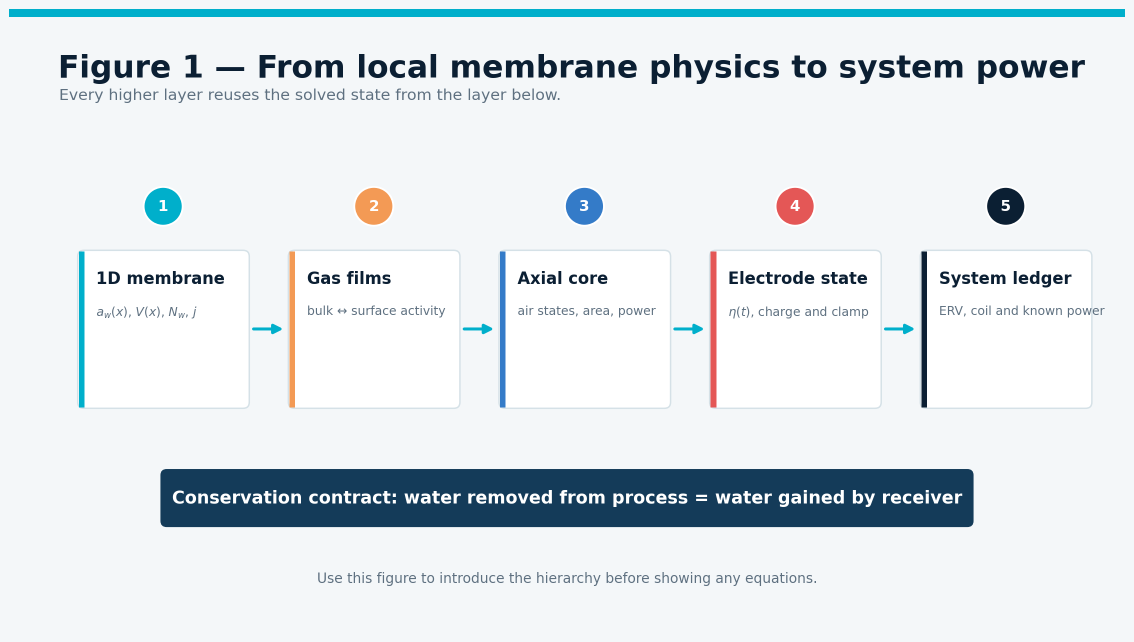
#> input picture deliverables/current/2026-09-03_handoff_v1/figures/model_review/01_model_hierarchy.png, 2268 x 1283 px (shown at 1/2 size); its folder holds only this picture in this run
$ python build_peer_review_figures.py
#> lines starting #> are read from the running program, lines starting #| are printed output that depends on the picture
#!/usr/bin/env python3
from pathlib import Path
import matplotlib.pyplot as plt
from matplotlib.patches import FancyBboxPatch, Rectangle, Circle, FancyArrowPatch
import numpy as np

OUT = Path('deliverables/current/2026-09-03_handoff_v1/figures/model_review')
OUT.mkdir(parents=True, exist_ok=True)

NAVY = '#0B1F33'; NAVY2 = '#143B59'; INK = '#142635'; MUTED = '#5E7080'
CYAN = '#00AFCB'; TEAL = '#00B9A8'; BLUE = '#347BC8'; ORANGE = '#F39A55'; RED = '#E45756'
WHITE = '#FFFFFF'; BG = '#F4F7F9'; LINE = '#D5E1E7'; LIGHT = '#EAF1F4'
PALE_BLUE = '#E6F0FA'; PALE_TEAL = '#E2F5F2'; PALE_ORANGE = '#FFF0E2'; PALE_RED = '#FCE9E8'

plt.rcParams.update({'font.family':'DejaVu Sans','font.size':12,'axes.titlesize':22,'figure.dpi':150})

def canvas(title, subtitle=''):
    fig, ax = plt.subplots(figsize=(16,9), facecolor=BG)
    ax.set_xlim(0,16); ax.set_ylim(0,9); ax.axis('off')
    ax.add_patch(Rectangle((0,8.88),16,.12,color=CYAN,lw=0))
    ax.text(.7,8.35,title,fontsize=25,fontweight='bold',color=NAVY,va='top')
    if subtitle: ax.text(.72,7.85,subtitle,fontsize=12.5,color=MUTED,va='top')
    return fig, ax

def box(ax,x,y,w,h,title,body='',accent=CYAN,fill=WHITE,title_size=14,body_size=11):
    ax.add_patch(FancyBboxPatch((x,y),w,h,boxstyle='round,pad=0.015,rounding_size=.09',fc=fill,ec=LINE,lw=1.2))
    ax.add_patch(Rectangle((x,y),.08,h,color=accent,lw=0))
    ax.text(x+.25,y+h-.28,title,fontsize=title_size,fontweight='bold',color=NAVY,va='top')
    if body: ax.text(x+.25,y+h-.78,body,fontsize=body_size,color=MUTED,va='top',linespacing=1.35)

def arrow(ax,x1,y1,x2,y2,color=CYAN,lw=2.2,style='-|>'):
    ax.add_patch(FancyArrowPatch((x1,y1),(x2,y2),arrowstyle=style,mutation_scale=15,lw=lw,color=color))

def save(fig,name):
    fig.savefig(OUT/f'{name}.png',dpi=180,bbox_inches='tight',facecolor=fig.get_facecolor())
    fig.savefig(OUT/f'{name}.svg',bbox_inches='tight',facecolor=fig.get_facecolor())
    plt.close(fig)

# 1. Model hierarchy
fig,ax=canvas('Figure 1 — From local membrane physics to system power',
              'Every higher layer reuses the solved state from the layer below.')
layers=[
 ('1D membrane','$a_w(x)$, $V(x)$, $N_w$, $j$',CYAN),
 ('Gas films','bulk ↔ surface activity',ORANGE),
 ('Axial core','air states, area, power',BLUE),
 ('Electrode state','$\eta(t)$, charge and clamp',RED),
 ('System ledger','ERV, coil and known power',NAVY)
]
for i,(t,b,c) in enumerate(layers):
    x=1.0+i*3.02
    box(ax,x,3.25,2.43,2.25,t,b,c,WHITE,13,9.8)
    ax.add_patch(Circle((x+1.21,6.15),.28,fc=c,ec=WHITE,lw=1.5))
    ax.text(x+1.21,6.15,str(i+1),color=WHITE,fontweight='bold',ha='center',va='center')
    if i<4: arrow(ax,x+2.47,4.38,x+2.97,4.38,CYAN,2.4)
ax.add_patch(FancyBboxPatch((2.2,1.55),11.6,.78,boxstyle='round,pad=.02,rounding_size=.08',fc=NAVY2,ec=NAVY2))
ax.text(8,1.94,'Conservation contract: water removed from process = water gained by receiver',
        color=WHITE,fontweight='bold',fontsize=14,ha='center',va='center')
ax.text(8,.72,'Use this figure to introduce the hierarchy before showing any equations.',ha='center',color=MUTED,fontsize=11)
save(fig,'01_model_hierarchy')

# 2. Local membrane control volume
fig,ax=canvas('Figure 2 — Local membrane control volume and boundary conditions',
              'Positive water flux and current are defined from process/source to receiver.')
ax.add_patch(FancyBboxPatch((4.2,2.45),7.6,2.55,boxstyle='round,pad=.02,rounding_size=.08',fc=PALE_TEAL,ec=TEAL,lw=1.5))
ax.text(8,4.72,'ACTIVE MEMBRANE  |  $x\in[0,L]$',ha='center',va='top',color=NAVY,fontweight='bold',fontsize=15)
ax.add_patch(FancyBboxPatch((1.05,2.45),2.35,2.55,boxstyle='round,pad=.02,rounding_size=.08',fc=PALE_BLUE,ec=BLUE,lw=1.3))
ax.add_patch(FancyBboxPatch((12.6,2.45),2.35,2.55,boxstyle='round,pad=.02,rounding_size=.08',fc=PALE_ORANGE,ec=ORANGE,lw=1.3))
ax.text(2.22,4.48,'PROCESS BULK',ha='center',fontweight='bold',color=BLUE)
ax.text(13.78,4.48,'RECEIVER BULK',ha='center',fontweight='bold',color=ORANGE)
ax.text(2.22,3.72,'$a_{s,bulk}$',ha='center',fontsize=18,color=NAVY)
ax.text(13.78,3.72,'$a_{r,bulk}$',ha='center',fontsize=18,color=NAVY)
arrow(ax,3.4,3.40,4.2,3.40,BLUE,2.4)
arrow(ax,11.8,3.40,12.6,3.40,ORANGE,2.4)
ax.text(3.80,3.66,'$K_s$',ha='center',color=BLUE,fontweight='bold')
ax.text(12.20,3.66,'$K_r$',ha='center',color=ORANGE,fontweight='bold')
ax.axvline(4.55,ymin=.27,ymax=.54,color=TEAL,lw=2); ax.axvline(11.45,ymin=.27,ymax=.54,color=TEAL,lw=2)
ax.text(4.56,2.12,'$a_{s,surf}$',ha='center',fontsize=15,color=NAVY)
ax.text(11.45,2.12,'$a_{r,surf}$',ha='center',fontsize=15,color=NAVY)
arrow(ax,5.1,3.48,10.9,3.48,CYAN,3.2)
ax.text(8,3.76,'positive $N_w$ and $j$',ha='center',color=CYAN,fontweight='bold')
ax.text(8,2.95,r'$N_w=n_d,j/F-D_w(a_w)S_w(a_w),da_w/dx$',ha='center',fontsize=18,color=NAVY)
ax.text(8,1.35,r'$N_w=K_s(a_{s,bulk}-a_{s,surf})=K_r(a_{r,surf}-a_{r,bulk})$',ha='center',fontsize=16,color=NAVY)
ax.add_patch(FancyBboxPatch((4.15,.48),7.7,.52,boxstyle='round,pad=.02,rounding_size=.06',fc=PALE_RED,ec=PALE_RED))
ax.text(8,.74,r'Admissibility: $0<a_{s,surf},a_{r,surf}<1$ and finite positive net flux',ha='center',va='center',color=RED,fontweight='bold')
save(fig,'02_local_membrane_control_volume')

# 3. Voltage solution algorithm
fig,ax=canvas('Figure 3 — Applied terminal voltage determines the current density',
              'The model does not independently prescribe voltage and current.')
steps=[
 ('Input','$V_{applied}$ and\nlocal air states',BLUE),
 ('Physical bracket','$j_{low}=0$; $j_{high}$\nfrom the film limit',ORANGE),
 ('Local solve','Solve $N_w$, surfaces\nand $V_{calc}$',CYAN),
 ('Bisection','Update the current bracket\nfrom the voltage residual',TEAL),
 ('Acceptance','Voltage residual and\nlocal gates pass',NAVY)
]
for i,(t,b,c) in enumerate(steps):
    x=.8+i*3.08
    box(ax,x,3.05,2.55,2.25,t,b,c,WHITE,13,9.8)
    if i<4: arrow(ax,x+2.58,4.18,x+3.02,4.18,CYAN,2.2)
ax.add_patch(FancyBboxPatch((3.45,1.44),9.1,.78,boxstyle='round,pad=.02,rounding_size=.08',fc=PALE_TEAL,ec=TEAL,lw=1.2))
ax.text(8,1.83,r'Converged state: $|V_{calc}-V_{applied}|\leq\epsilon_V$  →  report $j$, $N_w$, area and power',
        ha='center',va='center',fontsize=14,color=NAVY,fontweight='bold')
loop=FancyArrowPatch((11.6,2.95),(8.0,2.58),connectionstyle='arc3,rad=-.25',arrowstyle='-|>',mutation_scale=16,lw=2,color=TEAL)
ax.add_patch(loop); ax.text(10.05,2.32,'repeat until voltage closes',ha='center',color=TEAL,fontweight='bold',fontsize=11)
ax.text(8,.62,'Internal current search ceilings are numerical guards, not engineering acceptance limits.',ha='center',color=RED,fontweight='bold',fontsize=11.5)
save(fig,'03_voltage_to_current_algorithm')

# 4. Two integration paths
fig,ax=canvas('Figure 4 — Two core-integration paths answer different questions',
              'Do not compare areas unless material, geometry, receiver boundary and numerical basis are matched.')
box(ax,.8,1.45,7.0,5.55,'PATH A — COUPLED V12.1','',TEAL,PALE_TEAL,16,11)
box(ax,8.2,1.45,7.0,5.55,'PATH B — DIRECT ACTIVE-ERV SCREEN','',ORANGE,PALE_ORANGE,16,11)
left=[('Start','process inlet + conditioned receiver outlet'),('March','update both streams with same flux'),('Adapt','halve area step when end state fails'),('Finish','resolve exact target event and far-end residual')]
right=[('Construct','balanced process/receiver endpoints'),('Interpolate','bulk T and w over fixed segments'),('Size','solve each local state; $A_i=\dot n_i/N_i$'),('Audit','midpoints + n+1 physical boundaries')]
for col,data,c,x in [('L',left,TEAL,1.18),('R',right,ORANGE,8.58)]:
    for i,(t,b) in enumerate(data):
        y=5.85-i*1.02
        ax.add_patch(Circle((x+.28,y),.22,fc=c,ec=WHITE,lw=1))
        ax.text(x+.28,y,str(i+1),ha='center',va='center',color=WHITE,fontweight='bold',fontsize=10)
        ax.text(x+.72,y+.15,t,color=NAVY,fontweight='bold',fontsize=12,va='center')
        ax.text(x+.72,y-.19,b,color=MUTED,fontsize=10.5,va='center')
        if i<3: arrow(ax,x+.28,y-.28,x+.28,y-.73,c,1.7)
ax.add_patch(FancyBboxPatch((2.3,.48),11.4,.57,boxstyle='round,pad=.02,rounding_size=.07',fc=NAVY2,ec=NAVY2))
ax.text(8,.765,'Path A: target-reaching receiver sensitivity  |  Path B: fast architecture/material frontier screening',
        ha='center',va='center',color=WHITE,fontweight='bold',fontsize=12.2)
save(fig,'04_two_integration_paths')

# 5. Counter-current state evolution schematic
fig,ax=canvas('Figure 5 — Counter-current evolution changes the local driving force',
              'Schematic profiles; direction and shape are illustrative, not a simulated case.')
x=np.linspace(0,1,200)
wp=14.5-5.8*(x**.78)
wr=12.2-3.5*x**1.25  # plotted in process coordinate; receiver flows opposite
axp=fig.add_axes([.10,.25,.78,.48],facecolor=WHITE)
axp.plot(x,wp,color=BLUE,lw=3,label='Process humidity ratio')
axp.plot(x,wr,color=TEAL,lw=3,label='Receiver humidity ratio (process coordinate)')
axp.fill_between(x,wr,wp,where=wp>=wr,color=CYAN,alpha=.12,label='local humidity-ratio separation')
axp.set_xlim(0,1); axp.set_ylim(7.5,15.5); axp.grid(color=LINE,lw=.8)
axp.set_xlabel('Normalized position in process direction  x/Lcore',fontweight='bold',color=MUTED)
axp.set_ylabel('Humidity ratio  [g/kg dry air]',fontweight='bold',color=MUTED)
axp.spines[['top','right']].set_visible(False)
axp.legend(loc='upper center',ncol=3,frameon=False,fontsize=10)
axp.annotate('process flow',xy=(.98,14.9),xytext=(.70,14.9),arrowprops=dict(arrowstyle='-|>',color=BLUE,lw=2),color=BLUE,fontweight='bold')
axp.annotate('receiver flow',xy=(.02,8.4),xytext=(.30,8.4),arrowprops=dict(arrowstyle='-|>',color=TEAL,lw=2),color=TEAL,fontweight='bold',ha='right')
for xx in [.12,.32,.52,.72,.92]:
    yp=np.interp(xx,x,wp); yr=np.interp(xx,x,wr)
    axp.annotate('',xy=(xx,yr+.08),xytext=(xx,yp-.08),arrowprops=dict(arrowstyle='-|>',color=CYAN,lw=1.5))
save(fig,'05_countercurrent_state_evolution')
#> in save (call 5), `fig.savefig(OUT/f'{name}.png',dpi=180,bbox_inches='tight',facecolor=fi..`:
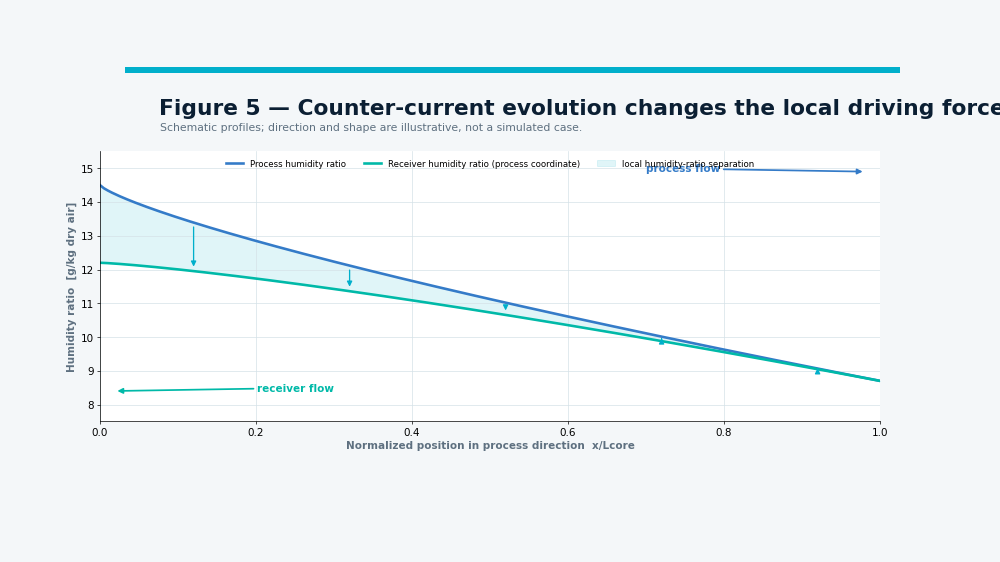
#> figure drawn by matplotlib, 2 panels; panel 2: curve peaks at x = 0, y = 14.5; panel 2: curve peaks at x = 0, y = 12.2

# 6. Verification / validation / closure
fig,ax=canvas('Figure 6 — Evidence ladder: verification is necessary but not sufficient',
              'A system claim is only as strong as the least-closed layer.')
levels=[
 ('1  Numerical verification','Equations implemented consistently\nResiduals, equivalence tests, step convergence',BLUE,PALE_BLUE),
 ('2  Component validation','Measured vapor flux, drag, ASR and films\nMatched donor/receiver balance',TEAL,PALE_TEAL),
 ('3  Subsystem validation','Active core, electrodes, fans and heat\nRepresentative boundary conditions',ORANGE,PALE_ORANGE),
 ('4  System closure','Receiver handling + heat rejection + controls\nComplete equal-service power ledger',RED,PALE_RED)
]
for i,(t,b,c,f) in enumerate(levels):
    x=1.1+i*.72; y=1.35+i*1.35; w=13.8-i*1.44
    ax.add_patch(FancyBboxPatch((x,y),w,1.05,boxstyle='round,pad=.02,rounding_size=.07',fc=f,ec=c,lw=1.2))
    ax.text(x+.32,y+.70,t,color=NAVY,fontweight='bold',fontsize=14,va='center')
    ax.text(x+4.45,y+.55,b,color=MUTED,fontsize=10.8,va='center',linespacing=1.25)
    if i<3: arrow(ax,8,y+1.08,8,y+1.30,c,1.8)
ax.text(8,.58,'V10 status: numerical verification passes; measured electrode/material response and dynamic system validation remain open.',ha='center',color=RED,fontweight='bold',fontsize=11.5)
save(fig,'06_evidence_ladder')
#> in save (call 6), `fig.savefig(OUT/f'{name}.png',dpi=180,bbox_inches='tight',facecolor=fi..`:
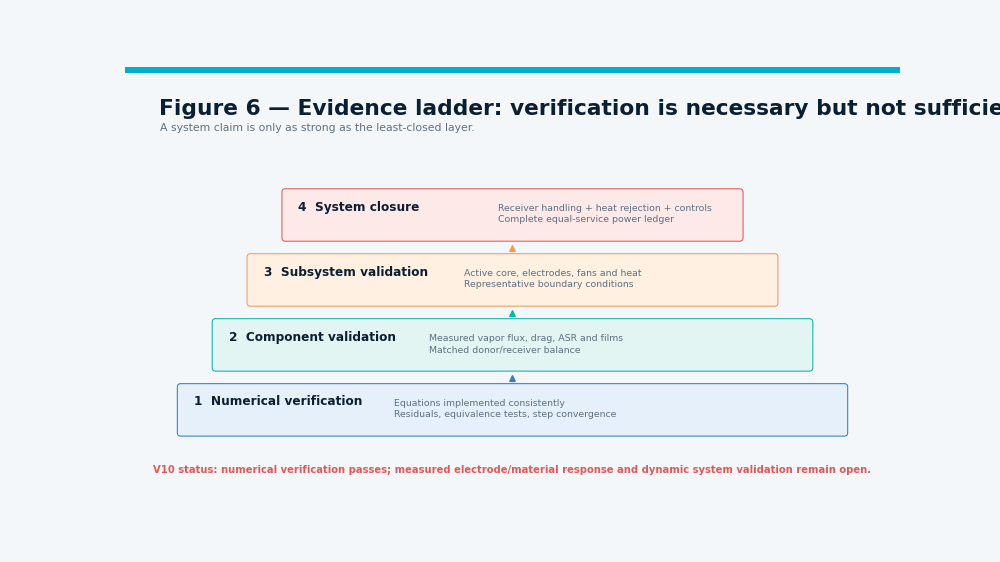
#> figure drawn by matplotlib, 1 panel

# 7. Electrode transient as a system boundary (block diagram, not a trend plot)
fig,ax=canvas('Figure 7 — The steady transport state is nested inside an electrode transient',
              'The time-domain replay converts local steady demand into charge accumulation and a terminal-voltage limit.')
box(ax,.70,3.00,3.15,2.35,'STEADY EO DEMAND',
    'Local air states + applied voltage\n→ solved $j_{cmd}$ and $N_w$\n→ required active area',CYAN,PALE_TEAL,12.5,10)
box(ax,4.45,3.00,3.15,2.35,'ELECTRODE STATE',
    '$C_{pair,A}\,d\eta/dt=j_{cmd}-j_F$\n\n$j_F=\eta/R_{leak,A}$',ORANGE,PALE_ORANGE,12.5,10.5)
box(ax,8.20,3.00,3.15,2.35,'TERMINAL CLAMP',
    '$V_{term}=V_{mem}+jR_{int,A}+\eta$\n\nThe clamp sets admissible $j$.',RED,PALE_RED,12.5,9.8)
box(ax,11.95,3.00,3.15,2.35,'DYNAMIC OUTPUT',
    'retained current\nretained EO flux\ncharge and energy audit',NAVY,LIGHT,12.5,10)
for x in [3.85,7.60,11.35]:
    arrow(ax,x,4.18,x+.60,4.18,CYAN,2.3)
arrow(ax,13.52,2.92,6.02,2.25,RED,2.0)
ax.text(9.75,2.10,'voltage saturation feeds back to the admissible current',
        ha='center',color=RED,fontweight='bold',fontsize=11)
ax.add_patch(FancyBboxPatch((1.35,.72),13.30,.76,boxstyle='round,pad=.02,rounding_size=.08',fc=NAVY2,ec=NAVY2))
ax.text(8,1.10,'Complete-cycle audit: a symmetric blocking cycle returns stored charge and transported water to their initial states.',
        ha='center',va='center',color=WHITE,fontweight='bold',fontsize=10.8)
ax.text(8,6.58,'Primary O30 replay at the original 0.025 V limit: 16.2% retained after 1 h; 0.68% over 24 h.',
        ha='center',color=NAVY,fontweight='bold',fontsize=11.8)
ax.text(8,6.18,'Separate optimistic 1.8 V upper bound: 98.5% after 1 h; 4.6% over 24 h — not a same-voltage replay.',
        ha='center',color=ORANGE,fontweight='bold',fontsize=11.2)
ax.text(8,5.78,'Measured Faradaic, pseudocapacitive or asymmetric behavior is required before assigning sustained-duty performance.',
        ha='center',color=RED,fontweight='bold',fontsize=10.8)
save(fig,'07_electrode_transient_boundary')
#> in save (call 7), `fig.savefig(OUT/f'{name}.png',dpi=180,bbox_inches='tight',facecolor=fi..`:
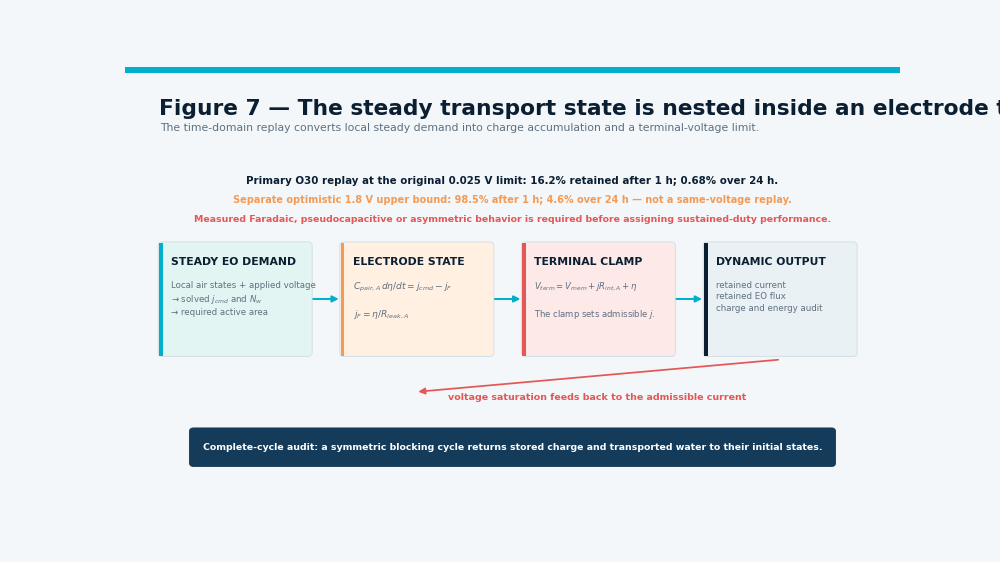
#> figure drawn by matplotlib, 1 panel

# Contact sheet
from PIL import Image, ImageDraw
files=sorted(f for f in OUT.glob('*.png') if f.name != 'contact_sheet.png')
thumbs=[]
for f in files:
    im=Image.open(f).convert('RGB'); im.thumbnail((560,315))
#> after `im.thumbnail((560, 315))`:
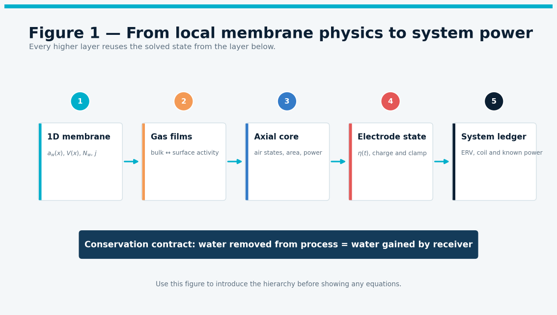
#> im: PIL image 557x315 RGB; mean R, G, B 222.7, 229.9, 234.1
    c=Image.new('RGB',(580,350),'white'); c.paste(im,((580-im.width)//2,8))
#> after `c.paste(im, ((580 - im.width) // 2, 8))`:
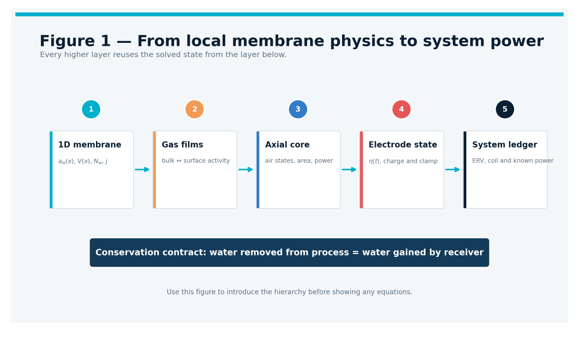
#> c: PIL image 580x350 RGB; mean R, G, B 227.1, 233.3, 237
    ImageDraw.Draw(c).text((10,330),f.stem,fill=INK)
    thumbs.append(c)
rows=(len(thumbs)+1)//2
#> rows = 1
sheet=Image.new('RGB',(1160,rows*350),(225,232,237))
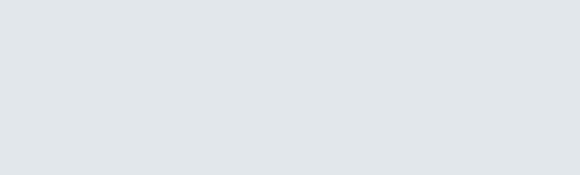
#> sheet: PIL image 1160x350 RGB (shown at 1/2 size); mean R, G, B 225, 232, 237
for i,t in enumerate(thumbs): sheet.paste(t,((i%2)*580,(i//2)*350))
#> this loop made 1 pass
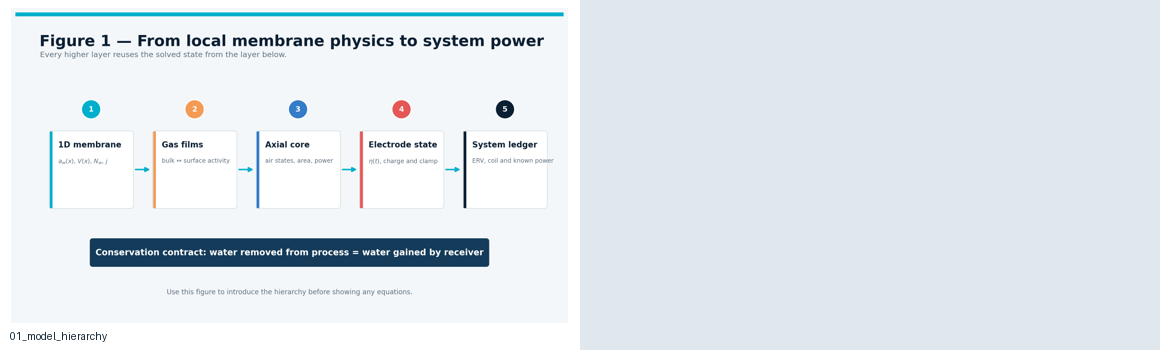
#> sheet: PIL image 1160x350 RGB; mean R, G, B 225.9, 232.6, 236.9
sheet.save(OUT/'contact_sheet.png')
print(f'Wrote {len(files)} figures plus contact sheet to {OUT}')

$ run again, on deliverables/current/2026-09-03_handoff_v1/figures/model_review/05_countercurrent_state_evolution.png
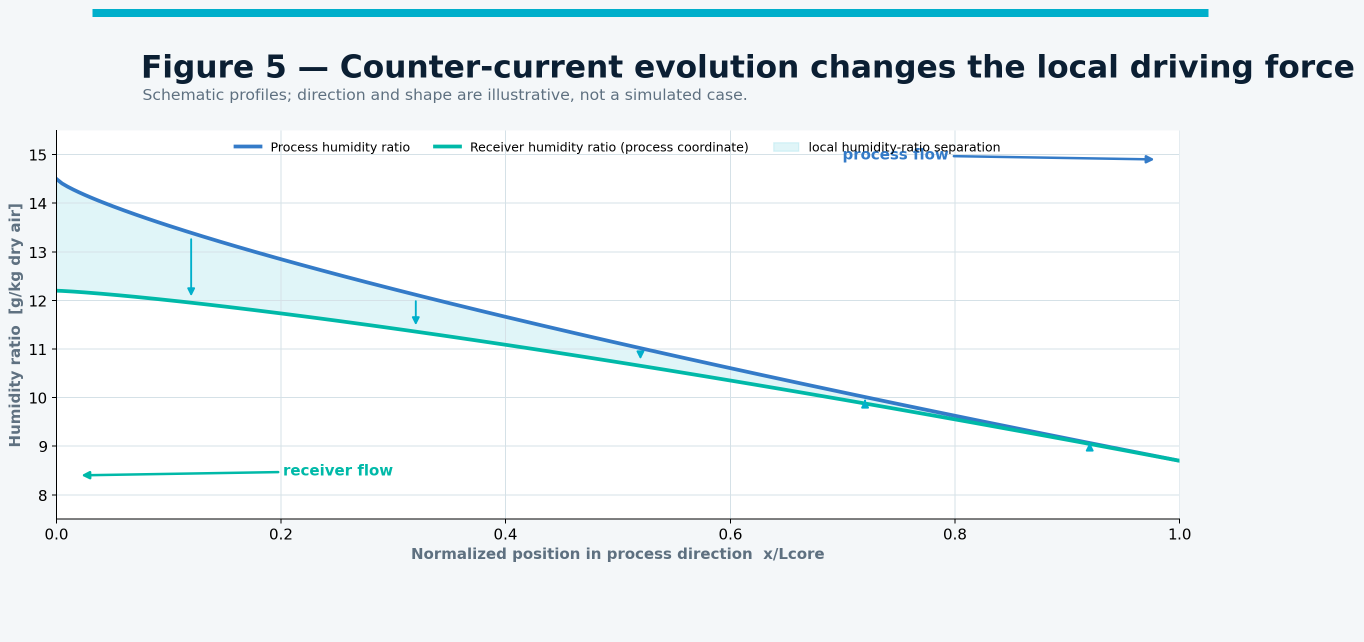
#> input picture deliverables/current/2026-09-03_handoff_v1/figures/model_review/05_countercurrent_state_evolution.png, 2728 x 1283 px (shown at 1/2 size)
#> im: PIL image 560x263 RGB
#> `c.paste(im, ((580 - im.width) // 2, 8))`:
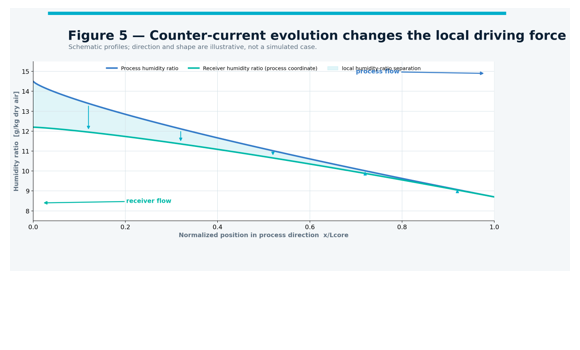
#> c: PIL image 580x350 RGB; mean R, G, B 242.5, 246.8, 248.3
#> rows = 1
#> the loop `for i,t in enumerate(thumbs): sheet.paste(t,((i%2)*580,(i//2)*350))` made 1 pass
#> after the loop `for i,t in enumerate(thumbs): sheet.paste(t,((i%2)*580,(i//2)*350))`:
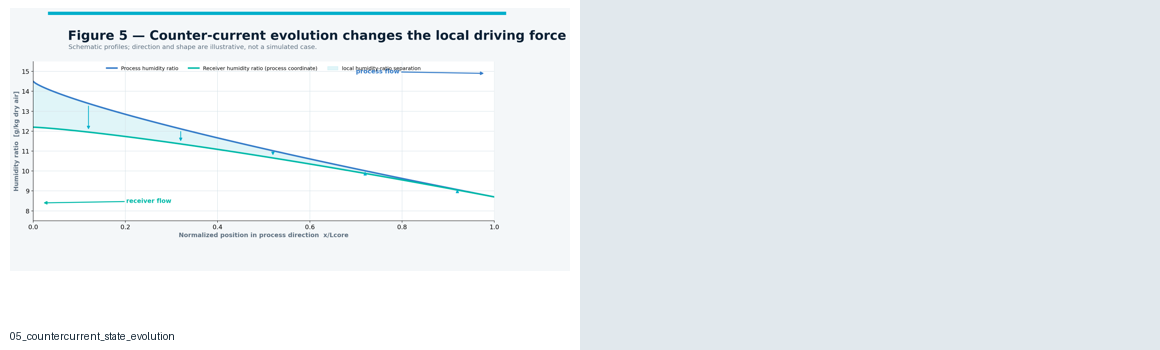
#> sheet: PIL image 1160x350 RGB; mean R, G, B 233.6, 239.2, 242.5
